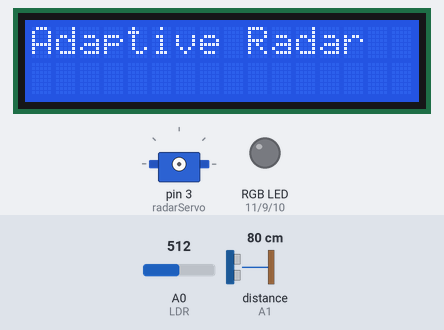
The sketch below on a simulated Arduino Uno, built with avr-gcc and run on an emulated ATmega328P. On the bench: 16×2 character LCD, servo, an RGB LED mixed from three pins (HIGH = lit). Wiring (inferred from the names in the program): ultrasonic range finder: trigger A1; echo A1. Inputs (shaded band) come from the test bench; at power-on: distance to the obstacle (sensor on A1) 80 cm, A0 (LDR) = 512. The echo pulse lasts 58.3 µs per cm.

Above: at 0.1 s.
3.3 s: distance to the obstacle (sensor on A1) set to 46 cm
At 4.4 s:
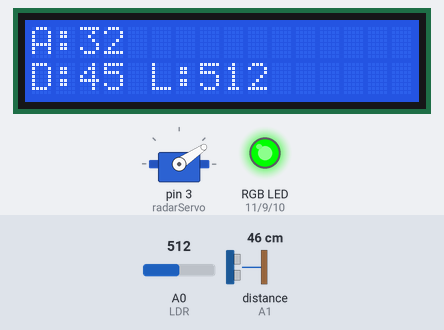
4.9 s: distance to the obstacle (sensor on A1) set to 38 cm
At 5.9 s:
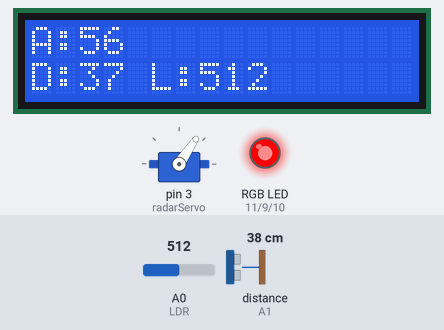
6.6 s: A0 (LDR) set to 290
At 6.84 s:
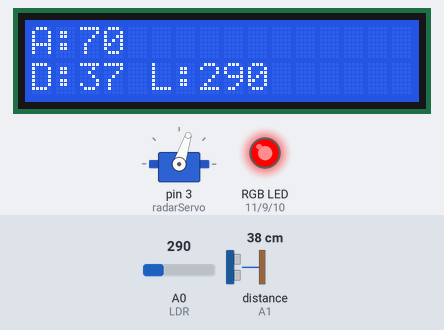
8.9 s: distance to the obstacle (sensor on A1) set to 299 cm
At 9.08 s:
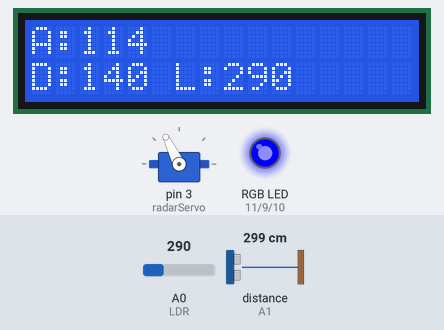
11.0 s: distance to the obstacle (sensor on A1) set to 2 cm
At 11.6 s:
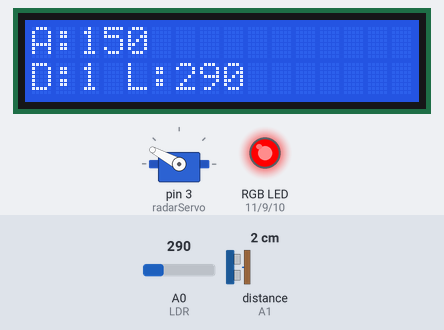
12.8 s: distance to the obstacle (sensor on A1) set to 250 cm
At 13.06 s:
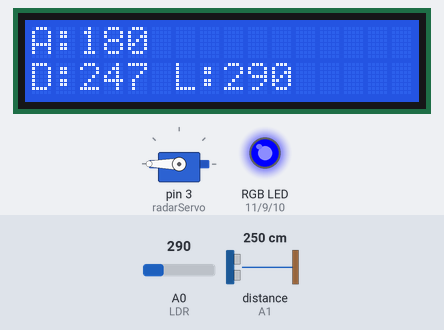
Timing chart, 0 to 21.2 s (numbered marks = the images above; inputs shaded):
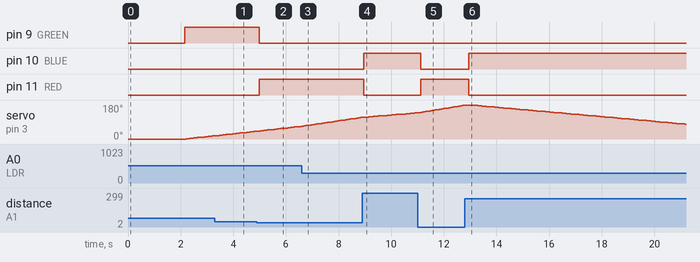

Measured:
- the behaviour switches between 42 and 41 cm on distance to the obstacle (sensor on A1) (found by bisection; images 1 and 2)
- after the input at 4.9 s, pin 9 (GREEN): HIGH → LOW after 0.09 s; pin 11 (RED): LOW → HIGH after 0.09 s
- after the input at 8.9 s, pin 10 (BLUE): LOW → HIGH after 0.06 s; pin 11 (RED): HIGH → LOW after 0.06 s
- after the input at 11.0 s, pin 10 (BLUE): HIGH → LOW after 0.11 s; pin 11 (RED): LOW → HIGH after 0.11 s
- after the input at 12.8 s, pin 10 (BLUE): LOW → HIGH after 0.15 s; pin 11 (RED): HIGH → LOW after 0.15 s

The sketch:

25.ino
```cpp
#include <Servo.h>
#include <LiquidCrystal.h>

// =====================================================
// LCD
// =====================================================
LiquidCrystal lcd(8, 7, 6, 5, 4, 2);

// =====================================================
// SERVO
// =====================================================
Servo radarServo;

// =====================================================
// RGB LED PINS
// =====================================================
const int RED = 11;
const int GREEN = 9;
const int BLUE = 10;

// =====================================================
// ULTRASONIC SENSOR
// =====================================================
const int pingPin = A1;

// =====================================================
// LDR SENSOR
// =====================================================
const int LDR = A0;

// =====================================================
// SETUP
// =====================================================
void setup() {

  lcd.begin(16, 2);

  lcd.setCursor(0,0);
  lcd.print("Adaptive Radar");

  delay(2000);

  lcd.clear();

  radarServo.attach(3);

  pinMode(RED, OUTPUT);
  pinMode(GREEN, OUTPUT);
  pinMode(BLUE, OUTPUT);
}

// =====================================================
// LOOP
// =====================================================
void loop() {

  for (int angle = 0; angle <= 180; angle += 2) {

    radarSweep(angle);

  }

  for (int angle = 180; angle >= 0; angle -= 2) {

    radarSweep(angle);

  }
}

// =====================================================
// RADAR FUNCTION
// =====================================================
void radarSweep(int angle) {

  radarServo.write(angle);

  delay(20);

  int distance = getDistance();

  int lightValue = analogRead(LDR);

  // RGB COLORS
  if (distance <= 40) {

    setRGB(255, 0, 0);

  }
  else if (distance <= 80) {

    setRGB(0, 255, 0);

  }
  else {

    setRGB(0, 0, 255);

  }

  // LCD DISPLAY
  lcd.setCursor(0,0);
  lcd.print("A:");
  lcd.print(angle);
  lcd.print("   ");

  lcd.setCursor(0,1);
  lcd.print("D:");
  lcd.print(distance);
  lcd.print(" ");

  lcd.print("L:");
  lcd.print(lightValue);
  lcd.print("   ");

  // LDR SPEED CONTROL
  if (lightValue < 300) {

    delay(10);

  }
  else {

    delay(40);

  }
}

// =====================================================
// ULTRASONIC FUNCTION
// =====================================================
int getDistance() {

  long total = 0;

  for (int i = 0; i < 5; i++) {

    pinMode(pingPin, OUTPUT);

    digitalWrite(pingPin, LOW);
    delayMicroseconds(2);

    digitalWrite(pingPin, HIGH);
    delayMicroseconds(5);

    digitalWrite(pingPin, LOW);

    pinMode(pingPin, INPUT);

    long duration = pulseIn(pingPin, HIGH);

    int distance = duration * 0.034 / 2;

    total += distance;

    delay(10);
  }

  return total / 5;
}

// =====================================================
// RGB FUNCTION
// =====================================================
void setRGB(int r, int g, int b) {

  analogWrite(RED, r);
  analogWrite(GREEN, g);
  analogWrite(BLUE, b);
}
```
